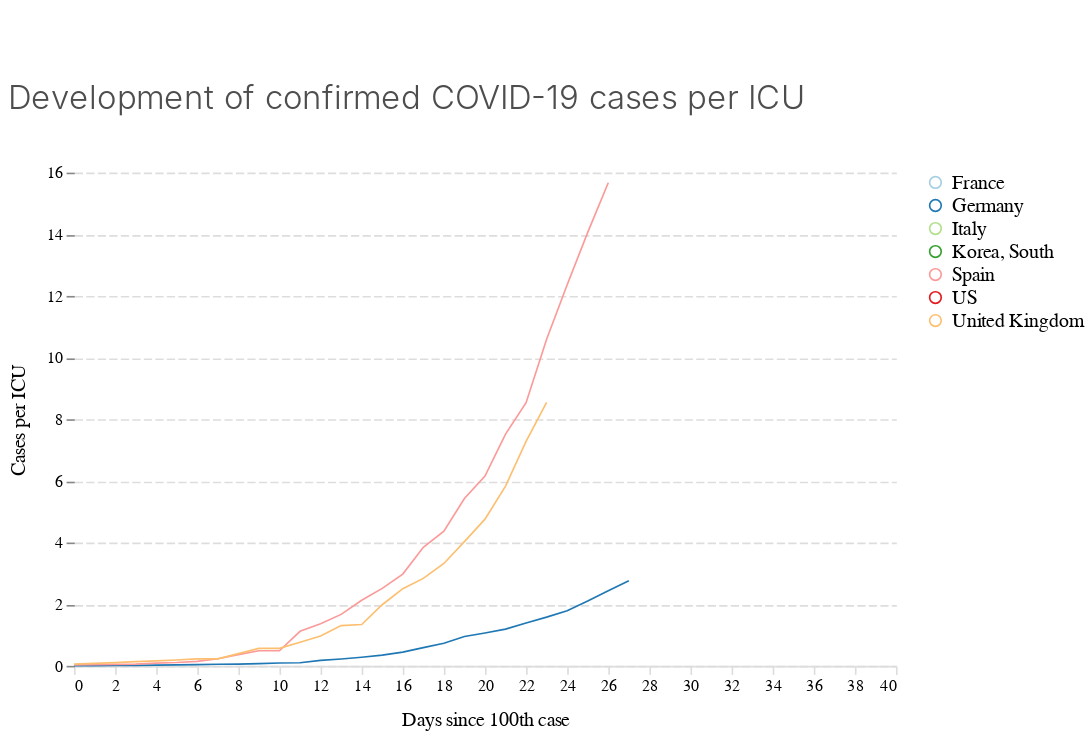

Notebook code for this chart:
### Code cell
chart_cases_per_icu

### Figure 1 — Vega-Lite specification as saved in the notebook (floating-point values rounded to 4 significant figures; data arrays with more than 128 entries replaced by an {"elided": "..."} marker saying what was removed)
{"$schema": "https://vega.github.io/schema/vega-lite/v3.4.0.json", "config": {"area": {"fill": "#1696d2"}, "axisX": {"domain": true, "domainColor": "#DEDDDD", "domainDashOffset": 10, "domainWidth": 1, "grid": false, "labelAngle": 0, "labelFont": "Avenir", "labelFontSize": 10, "tickColor": "#DEDDDD", "titleFont": "Avenir", "titleFontSize": 12, "titleFontWeight": 400, "titlePadding": 10}, "axisY": {"domain": false, "domainDashOffset": 10, "grid": true, "gridColor": "#DEDDDD", "gridDash": [5, 2], "gridWidth": 1, "labelAngle": 0, "labelFont": "Avenir", "labelFontSize": 10, "titleFont": "Avenir", "titleFontSize": 12, "titleFontWeight": 400, "titlePadding": 10}, "bar": {"fill": "#1696d2", "strokeWidth": 0}, "guide-title": {"color": "Monospace", "font": "Avenir", "fontSize": 15}, "header": {"titleFontSize": 12, "titleFontWeight": 400}, "legend": {"labelFont": "Avenir", "labelFontSize": 12, "symbolSize": 50, "symbolType": "circle", "title": "", "titleFont": "Avenir", "titleFontSize": 12}, "line": {"color": "#1696d2", "stroke": "#1696d2", "strokeWidth": 1}, "path": {"stroke": "#1696d2"}, "point": {"filled": true}, "range": {"category": ["#a6cee3", "#1f78b4", "#b2df8a", "#33a02c", "#fb9a99", "#e31a1c", "#fdbf6f", "#ff7f00"], "diverging": ["#cfe8f3", "#a2d4ec", "#73bfe2", "#46abdb", "#1696d2", "#12719e"]}, "text": {"align": "right", "color": "#1696d2", "font": "Avenir", "fontSize": 12, "fontWeight": 400, "size": 11}, "title": {"anchor": "start", "color": "#4d4d4d", "font": "Avenir", "fontSize": 20, "fontWeight": 300, "lineHeight": 100, "offset": 30}, "trail": {"color": "#1696d2", "stroke": "#1696d2"}, "view": {"strokeWidth": 0}}, "data": {"name": "data-c4af95fe4e89089798cd89b146f2530a"}, "datasets": {"data-c4af95fe4e89089798cd89b146f2530a": {"elided": "207 records"}}, "encoding": {"color": {"field": "country", "type": "nominal"}, "x": {"field": "days_since100", "title": "Days since 100th case", "type": "quantitative"}, "y": {"field": "cases_perICU", "title": "Cases per ICU", "type": "quantitative"}}, "height": 300, "mark": "line", "padding": {"bottom": 5, "left": 5, "right": 5, "top": 50}, "title": "Development of confirmed COVID-19 cases per ICU", "width": 500}
